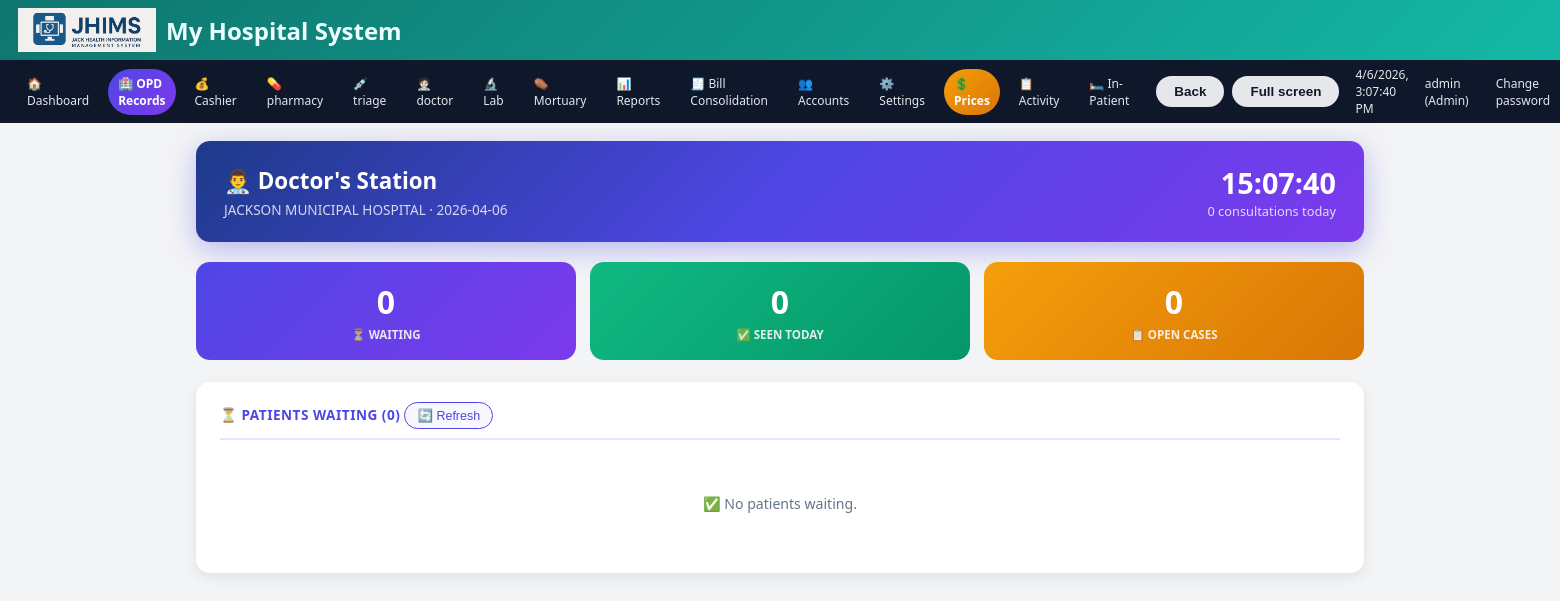
Before: /doctor (signed in) with the older database file.
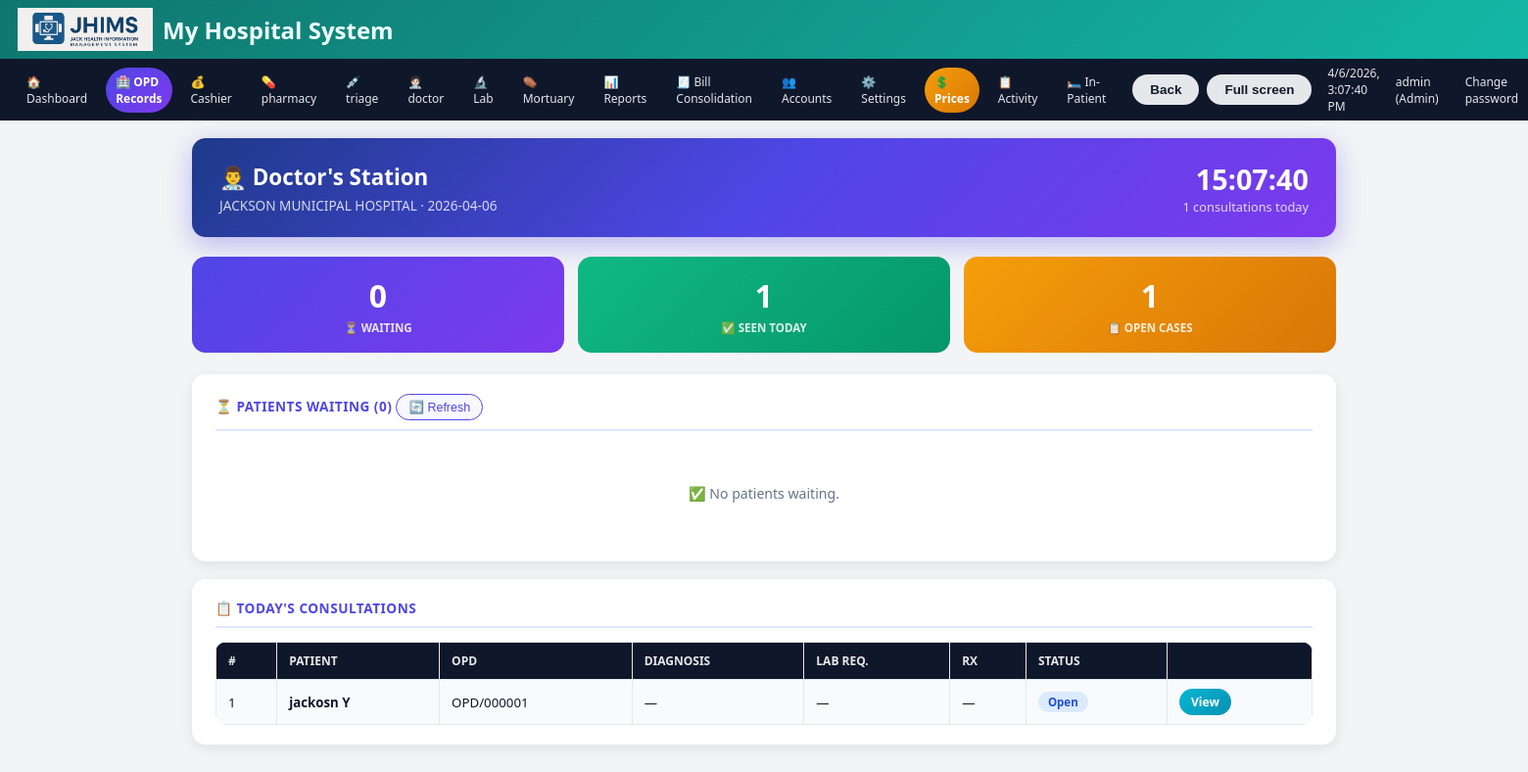
After: the same page with the newer database file.
### tables this page shows
CREATE TABLE doctor_consultations (
        id INTEGER PRIMARY KEY AUTOINCREMENT,
        visit_id INTEGER, patient_id TEXT, patient_name TEXT, opd_number TEXT,
        consult_date TEXT, doctor_name TEXT, chief_complaint TEXT,
        history TEXT, examination TEXT, diagnosis TEXT, treatment_plan TEXT,
        notes TEXT, status TEXT DEFAULT 'Open', follow_up_date TEXT);

### app.py (the view)
@app.route("/doctor")
@login_required(role="Doctor")
def doctor():
    conn = get_db(); c = conn.cursor()
    today = datetime.now().strftime("%Y-%m-%d")
    c.execute("""SELECT v.*, p.full_name, p.age, p.sex, p.funding, p.nhis_number
        FROM opd_visits v JOIN opd_patients p ON v.patient_id=p.patient_id
        WHERE v.visit_date=? AND v.doctor_status='Pending' ORDER BY v.id ASC""", (today,))
    waiting = c.fetchall()
    c.execute("SELECT * FROM doctor_consultations WHERE consult_date=? ORDER BY id DESC", (today,))
    consultations = c.fetchall()
    c.execute("SELECT COUNT(*) FROM doctor_consultations WHERE consult_date=?", (today,))
    today_count = c.fetchone()[0]
    conn.close()
    return render_template("doctor.html", waiting=waiting, consultations=consultations, today=today, today_count=today_count)

### app.py (called while the page is built)
def get_db():
    conn = sqlite3.connect(DB_PATH)
    conn.row_factory = sqlite3.Row
    return conn

@app.context_processor
def inject_hospital():
    return dict(hospital=get_hospital())

def get_hospital():
    conn = get_db()
    c = conn.cursor()
    c.execute("SELECT * FROM hospital_settings LIMIT 1")
    data = c.fetchone()
    conn.close()
    return data

def login_required(role=None):
    def deco(f):
        @wraps(f)
        def wrapper(*args, **kwargs):
            if "user" not in session:
                return redirect(url_for("login"))
            if role and session.get("role") not in (role, "Admin"):
                flash("Access denied for your role.", "danger")
                return redirect(url_for("dashboard"))
            return f(*args, **kwargs)
        return wrapper
    return deco

@app.before_request
def startup():
    global _db_initialized
    if not _db_initialized:
        init_db()
        _db_initialized = True

### templates/doctor.html (shortened to what this page needs)
{% extends "base.html" %}
{% block content %}
<div class="doc-header" style="animation:fadeDown .5s ease;">
  <div><h2>👨‍⚕️ Doctor's Station</h2><p style="opacity:.8;margin:4px 0 0;font-size:.85rem;">{{ HOSPITAL_NAME }} · {{ today }}</p></div>
  <div style="text-align:right;">
    <div style="font-size:1.8rem;font-weight:900;" id="doc-clock">--:--:--</div>
    <div style="font-size:.8rem;opacity:.8;">{{ today_count }} consultations today</div>
  </div>
</div>
<div class="stat-row">
  <div class="st-card sc1"><div class="v">{{ waiting|length }}</div><div class="l">⏳ Waiting</div></div>
  <div class="st-card sc2"><div class="v">{{ today_count }}</div><div class="l">✅ Seen Today</div></div>
  <div class="st-card sc3"><div class="v">{{ consultations|selectattr('status','equalto','Open')|list|length }}</div><div class="l">📋 Open Cases</div></div>
</div>
<div class="panel" style="animation:fadeUp .4s ease;">
  <div class="panel-title">⏳ Patients Waiting ({{ waiting|length }})
    <button onclick="location.reload()" style="background:#f8f7ff;border:1px solid #4f46e5;padding:5px 12px;border-radius:50px;color:#4f46e5;cursor:pointer;font-size:.78rem;margin-left:auto;">🔄 Refresh</button>
  </div>
  {% if waiting %}
    {% for v in waiting %}
    <div class="queue-item">
      <div>
        <div class="qi-name">{{ v.full_name }}</div>
        <div class="qi-meta">
          OPD: {{ v.opd_number }} · {{ v.sex or '—' }} / {{ v.age or '—' }}
          {% if v.funding=='NHIS' %}<span class="badge badge-nhis">NHIS</span>{% else %}<span class="badge badge-nonins">Non-Ins.</span>{% endif %}
          · NHIS: {{ v.nhis_number or '—' }}
        </div>
      </div>
      <a href="{{ url_for('doctor_consult', visit_id=v.id) }}" class="btn btn-doc">👨‍⚕️ Consult</a>
    </div>
    {% endfor %}
  {% else %}
    <div class="empty">✅ No patients waiting.</div>
  {% endif %}
</div>
{% if consultations %}
<div class="panel" style="animation:fadeUp .5s ease;">
  <div class="panel-title">📋 Today's Consultations</div>
  <div style="overflow-x:auto;">
  <table>
    <thead><tr><th>#</th><th>Patient</th><th>OPD</th><th>Diagnosis</th><th>Lab Req.</th><th>Rx</th><th>Status</th><th></th></tr></thead>
    <tbody>
      {% for c in consultations %}
      <tr>
        <td>{{ loop.index }}</td>
        <td><strong>{{ c.patient_name }}</strong></td>
        <td>{{ c.opd_number }}</td>
        <td>{{ (c.diagnosis or '—')[:30] }}</td>
        <td>{{ '✅' if c.treatment_plan and 'lab' in c.treatment_plan.lower() else '—' }}</td>
        <td>{{ '✅' if c.treatment_plan and 'rx' in c.treatment_plan.lower() else '—' }}</td>
        <td><span class="badge {% if c.status=='Open' %}badge-open{% else %}badge-done{% endif %}">{{ c.status }}</span></td>
        <td><a href="{{ url_for('doctor_view_consult', cid=c.id) }}" class="btn btn-info" style="padding:5px 12px;font-size:.76rem;">View</a></td>
      </tr>
      {% endfor %}
    </tbody>
  </table>
  </div>
</div>
{% endif %}
{% endblock %}

### templates/base.html (shortened to what this page needs)
<!doctype html>
<html>
  <head>
  </head>
  <body class="theme-{{ THEME|default('light') }}">
    <header>
      <img src="{{ url_for('static', filename='jhims_logo.png') }}" alt="JHIMS" onerror="this.style.display='none'">
      <div style="display:flex; align-items:center; gap:10px;">
    <div>
        <h2 style="margin:0;">
            {{ hospital.hospital_name or "My Hospital System" }}
        </h2>
    </div>
</div>
    </header>
    {% if session.get('user') %}
    <nav class="no-print">
      <a href="{{ url_for('dashboard') }}">🏠 Dashboard</a>
      {% if session.get('role') in ['Admin','Records'] %}<a href="{{ url_for('records') }}" style="background:linear-gradient(135deg,#4f46e5,#7c3aed);color:#fff;font-weight:700;border:none;">🏥 OPD Records</a>{% endif %}
      <a href="{{ url_for('cashier') }}">💰 Cashier</a>
      <a href="{{ url_for('pharmacy') }}">💊 pharmacy</a>
      <a href="{{ url_for('triage') }}">💉 triage</a>
      <a href="{{ url_for('doctor') }}">🧑🏻‍⚕️ doctor</a>
      <a href="{{ url_for('lab') }}">🔬 Lab</a>
      <a href="{{ url_for('mortuary') }}">⚰️ Mortuary</a>
      <a href="{{ url_for('reports_home') }}">📊 Reports</a>
      {% if session.get('role') in ['Admin','Cashier'] %}<a href="{{ url_for('bill_consolidation') }}">🧾 Bill Consolidation</a>{% endif %}
      {% if session.get('role') == 'Admin' %}
      <a href="{{ url_for('manage_users') }}">👥 Accounts</a>
      <a href="{{ url_for('settings') }}">⚙️ Settings</a>
      <a href="{{ url_for('admin_price_settings') }}" style="background:linear-gradient(135deg,#f59e0b,#d97706);color:#fff;font-weight:700;border:none;">💲 Prices</a>
      <a href="{{ url_for('activity_log') }}">📋 Activity</a>
      <a href="/ipd">🛏️ In-Patient</a>
      {% endif %}
      <button class="btn btn-secondary" type="button" onclick="goBack()">Back</button>
      <button class="btn btn-secondary" type="button" onclick="enterFullscreen()">Full screen</button>
      <span style="font-size:12px;margin-left:8px;" id="clock"></span>
      <span style="font-size:12px;margin-left:8px;">{{ session.get('user') }} ({{ session.get('role') }})</span>
      <a href="{{ url_for('change_password') }}" style="font-size:12px;margin-left:8px;">Change password</a>
    </nav>
    {% endif %}
    <div class="container">
      {% block content %}{% endblock %}
    </div>
  </body>
</html>

Changed rows visible on the page:
added doctor_consultations: get "admin", get "Admin", patient_name "jackosn Y", opd_number "OPD/000001", diagnosis "—", treatment_plan "—", status "Open"
Other visible differences:
{{ today_count }}: "0" → "1"
{{ consultations|selectattr('status','equalto','Open')|list|length }}: "0" → "1"
{{ session.get('user') }}: "admin" → (not shown)
{{ session.get('role') }}: "Admin" → (not shown)
text now shown: "📋 TODAY'S CONSULTATIONS # PATIENT OPD DIAGNOSIS LAB REQ. RX STATUS"
